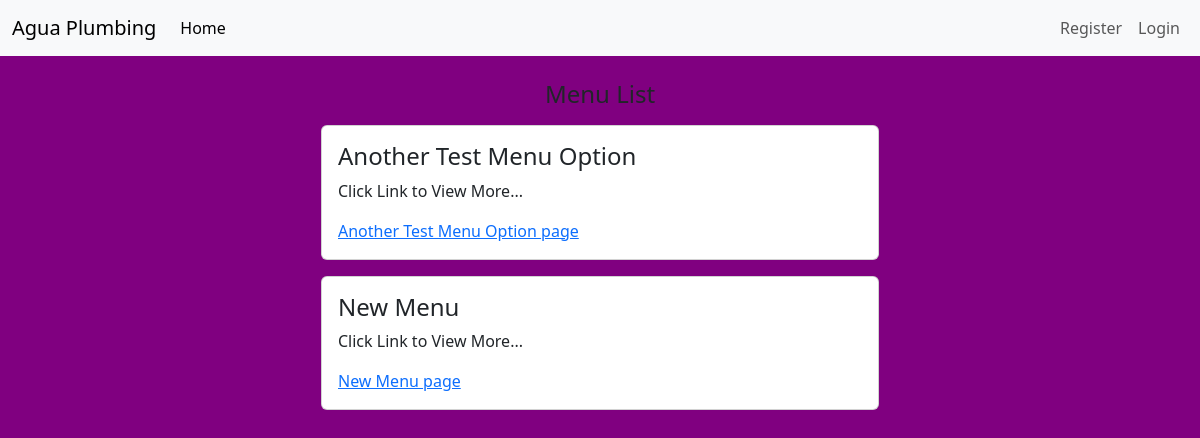
The page /menulist/ on the database as committed earlier.
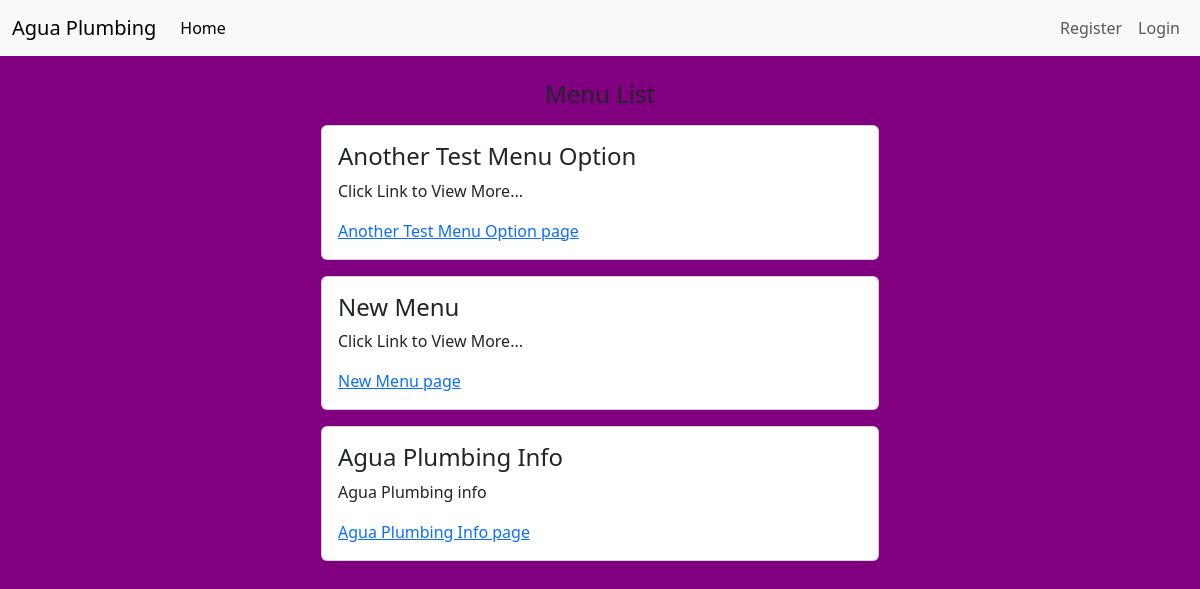
The same page on the database as committed later.
### base/models.py (models this page shows, shortened)
class Menu(models.Model):
    title = models.CharField(max_length=100)
    content = RichTextUploadingField(blank=True, null=True)
    author = models.ForeignKey(User, on_delete= models.CASCADE)
    snippet = models.CharField(max_length=100)
    created_at = models.DateTimeField(auto_now_add= True)
    updated_at = models.DateTimeField(auto_now=True)
    slug = models.SlugField(unique=True)

### base/views.py (the view)
# urls.py: path('menulist/', MenuListView.as_view(), name='menu-list'),
class MenuListView(ListView):
    template_name = 'menu-list.html'
    context_object_name = 'menulists'
    def get_queryset(self):
        return Menu.objects.all()

### base/templates/menu-list.html
{% extends "base.html" %}
{% block content %}
<div class="container">
    <h4 class="text-center mt-4">Menu List</h4>
    {% for menu in menulists %}
    <div class="col-md-6 offset-3">
        <div class="card my-3">
            <div class="card-body">
                <h4 class="card-title">{{ menu.title }}</h4>
                <p class="card-text">{{ menu.snippet }}</p>
                <a href="{% url 'menu-detail' menu.slug %}">{{menu.title}} page</a>
            </div>
        </div>
    </div>
    {% endfor %}
</div>
{% endblock content %}

### templates/base.html (shortened to what this page needs)
{% load static %}
<!DOCTYPE html>
<html lang="en">
<head>
    <link href="https://cdn.jsdelivr.net/npm/bootstrap@5.3.0-alpha1/dist/css/bootstrap.min.css" rel="stylesheet"
>
    <link rel="stylesheet" href="{% static 'styles/main.css' %}">
</head>
<body>
    {% include "navbar.html" %}
    {% block content %}
    {% endblock content %}
</body>
</html>

### templates/navbar.html (shortened to what this page needs)
<nav class="navbar navbar-expand-lg navbar-light bg-light">
    <div class="container-fluid">
        <a class="navbar-brand" href="/">Agua Plumbing</a>
        <div class="collapse navbar-collapse" id="collapsibleNavId">
            <ul class="navbar-nav me-auto mt-2 mt-lg-0">
                <li class="nav-item">
                    <a class="nav-link active" href="/" aria-current="page">Home </a>
                </li>
            </ul>
            <ul class="navbar-nav ms-auto mt-lg-0">
                {% if request.user.is_authenticated %}
                <li class="nav-item">
                    <small class="nav-link">{{request.user.username | title }} is logged in</small>
                </li>
                <li class="nav-item">
                    <a href="{% url 'logout' %}" class="nav-link">Logout</a>
                </li>
                {% else %}
                <li class="nav-item">
                    <a href="{% url 'signup' %}" class="nav-link">Register</a>
                </li>
                <li class="nav-item">
                    <a href="{% url 'login' %}" class="nav-link">Login</a>
                </li>
                {% endif %}
            </ul>
        </div>
    </div>
</nav>

### static/styles/main.css (style rules this page uses)
body { background-color: purple; }

Rows that differ between the two databases and show on the page:
added Menu: title "Agua Plumbing Info", snippet "Agua Plumbing info"
